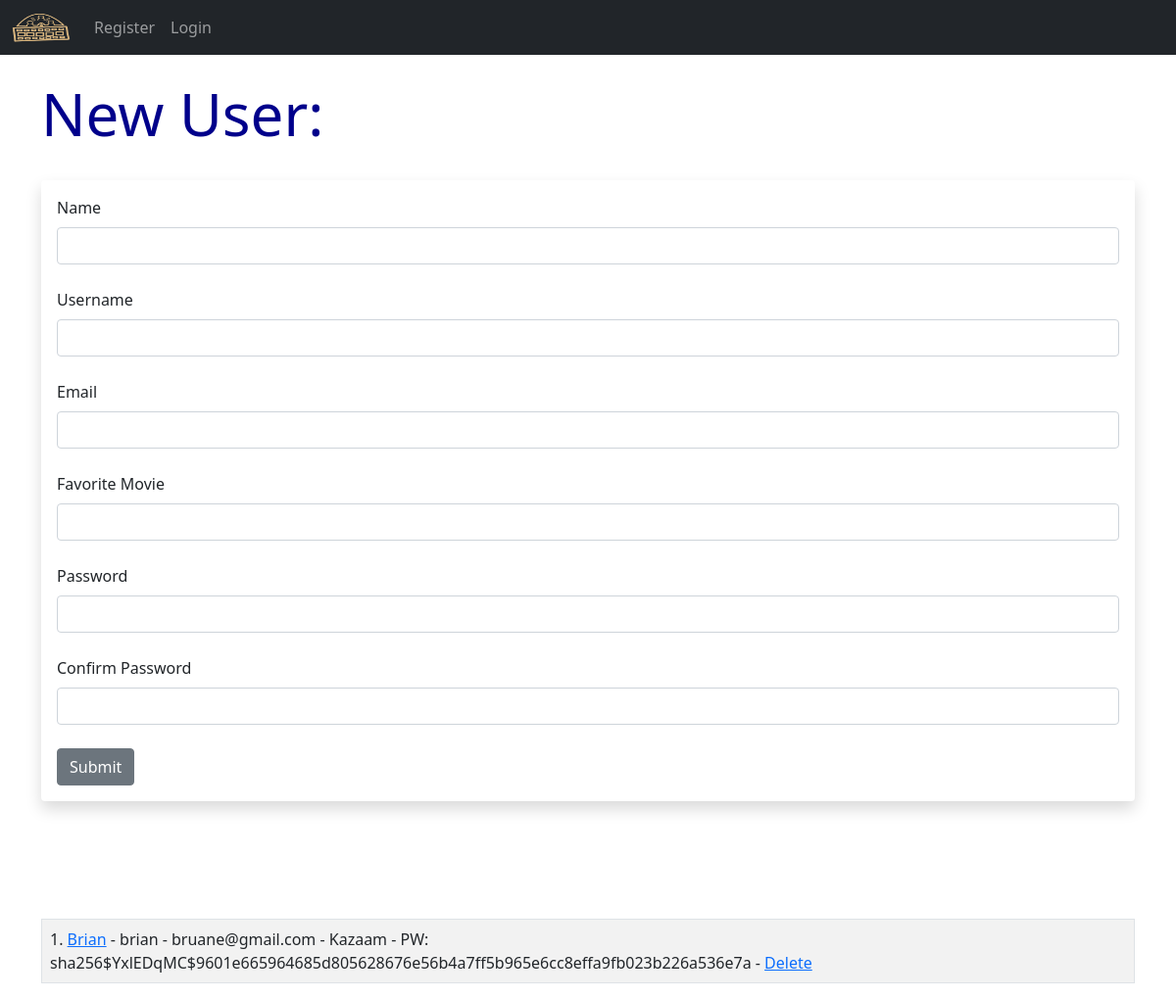
The page /user/add on the database as committed earlier.
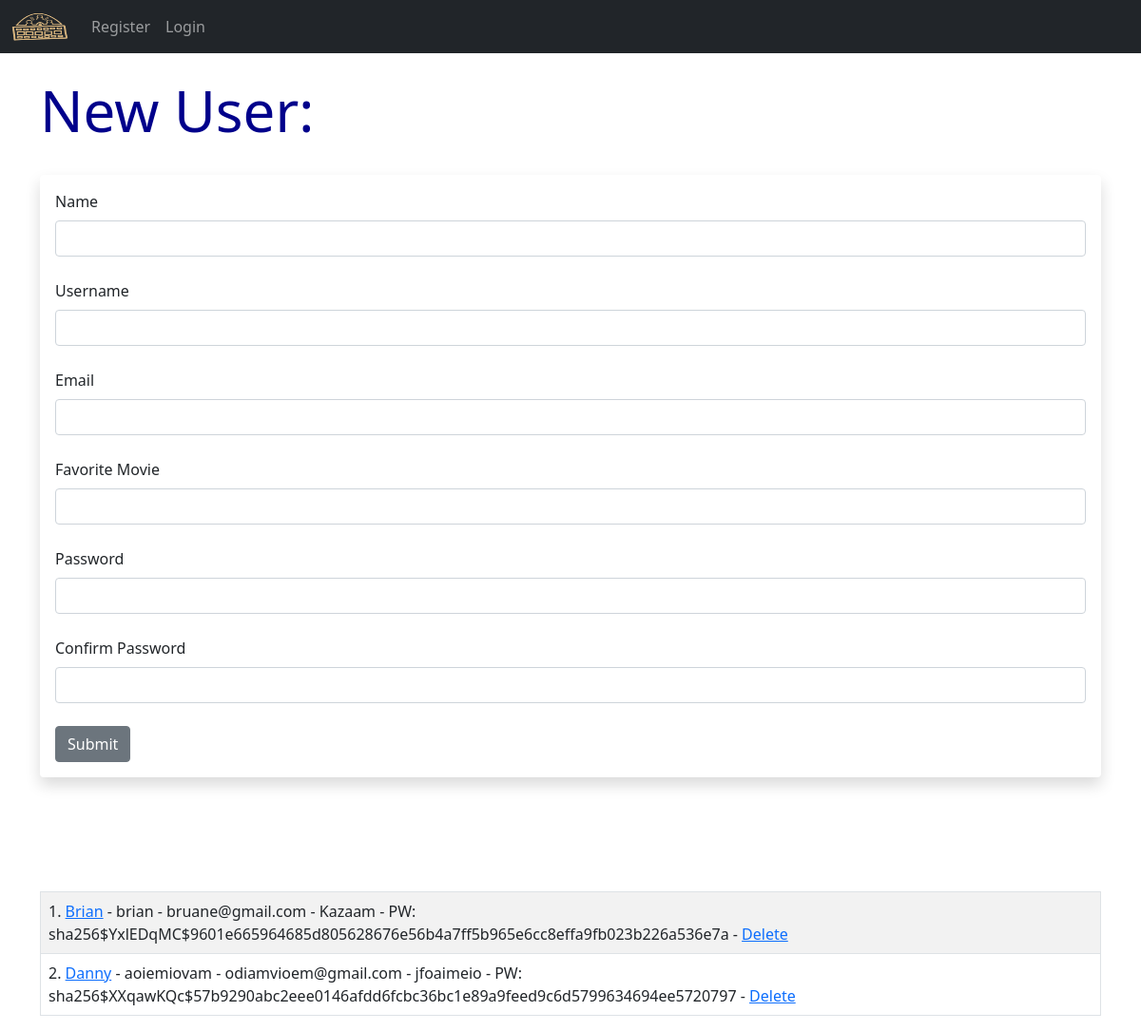
The same page on the database as committed later.
### app.py (models this page shows, shortened)
class Users(db.Model, UserMixin):
    id = db.Column(db.Integer, primary_key=True)
    username = db.Column(db.String(20), nullable=False, unique=True)
    name = db.Column(db.String(200), nullable=False)
    email = db.Column(db.String(120), nullable=False, unique=True)
    favorite_color = db.Column(db.String(120))
    about_author = db.Column(db.Text(), nullable=True)
    date_added = db.Column(db.DateTime, default=datetime.utcnow)
    profile_pic = db.Column(db.String(), nullable=True)
    password_hash = db.Column(db.String(128))
    posts = db.relationship('Posts', backref='poster')
    @property
    def password(self):
        raise AttributeError('password is not a readable attribute!')

### app.py (the view, shortened to what this page needs)
@app.route('/user/add', methods=['GET', 'POST'])
def add_user():
    name = None
    form = UserForm()
    our_users = Users.query.order_by(Users.date_added)
    return render_template("add_user.html",
                           form=form,
                           name=name,
                           our_users=our_users)

### webforms.py
class UserForm(FlaskForm):
    name = StringField("Name", validators=[DataRequired()])
    username = StringField("Username", validators=[DataRequired()])
    email = StringField("Email", validators=[DataRequired()])
    favorite_color = StringField("Favorite Movie")
    about_author = TextAreaField("About Author")
    password_hash = PasswordField('Password', validators=[DataRequired(), EqualTo(
        'password_hash2', message='Passwords Must Match!')])
    password_hash2 = PasswordField(
        'Confirm Password', validators=[DataRequired()])
    profile_pic = FileField("Profile Pic")
    submit = SubmitField("Submit")

class SearchForm(FlaskForm):
    searched = StringField("Searched", validators=[DataRequired()])
    submit = SubmitField("Submit")

### app.py (called while the page is built)
@app.context_processor
def base():
    form = SearchForm()
    return dict(form=form)

### templates/add_user.html (shortened to what this page needs)
{% extends 'base.html' %} {% block content %}  {% if name %}
<h1>User Added!</h1>
<br /><br />
<table class="table table-hover table-bordered table-striped">
  {% for our_user in our_users %}
  <tr>
    <td>
      {{ our_user.id }}.
      <a href="{{ url_for('update', id=our_user.id)}}">{{ our_user.name }}</a> -
      {{ our_user.email }} - {{ our_user.favorite_color }} -
      <a href="{{ url_for('delete', id=our_user.id)}}">Delete</a>
    </td>
  </tr>
  {% endfor %}
</table>
{% else %}
<h1>New User:</h1>
<br />
<div class="shadow p-3 mb-5 bg-body rounded">
  <form method="POST">
    {{ form.hidden_tag() }} {{ form.name.label(class="form-label") }} {{
    form.name(class="form-control") }}
    <br />
    {{ form.username.label(class="form-label") }} {{
    form.username(class="form-control") }}
    <br />
    {{ form.email.label(class="form-label") }} {{
    form.email(class="form-control") }}
    <br />
    {{ form.favorite_color.label(class="form-label") }} {{
    form.favorite_color(class="form-control") }}
    <br />
    {{ form.password_hash.label(class="form-label") }} {{
    form.password_hash(class="form-control") }}
    <br />
    {{ form.password_hash2.label(class="form-label") }} {{
    form.password_hash2(class="form-control") }}
    <br />
    {{ form.submit(class="btn btn-secondary") }}
  </form>
</div>
<br /><br /><br />
<table class="table table-hover table-bordered table-striped">
  {% for our_user in our_users %}
  <tr>
    <td>
      {{ our_user.id }}.
      <a href="{{ url_for('update', id=our_user.id)}}">{{ our_user.name }}</a> -
      {{our_user.username }} - {{ our_user.email }} - {{ our_user.favorite_color
      }} - PW: {{ our_user.password_hash }} -
      <a href="{{ url_for('delete', id=our_user.id)}}">Delete</a>
    </td>
  </tr>
  {% endfor %}
</table>
{% endif %} {% endblock %}

### templates/base.html (shortened to what this page needs)
<!doctype html>
<html lang="en">
  <head>
    <link href="https://cdn.jsdelivr.net/npm/bootstrap@5.0.0-beta1/dist/css/bootstrap.min.css" rel="stylesheet">
    <link href="{{ url_for('static', filename='css/style.css') }}" rel="stylesheet">
  </head>
  <body>
  	{% include 'navbar.html' %}
  	<br/>
  	<div class="container">
		{% block content %}
		{% endblock %}
	</div>
  </body>
</html>

### templates/navbar.html (shortened to what this page needs)
<nav class="navbar navbar-expand-lg navbar-dark bg-dark">
  <div class="container-fluid">
    <a href="{{url_for('index')}}"><img class="navbar-brand" src="/static/images/head.png" alt="CinnaBuddy" style="width:60px;height:40px;"></a>
    <div class="collapse navbar-collapse" id="navbarSupportedContent">
      <ul class="navbar-nav me-auto mb-2 mb-lg-0">
        {% if current_user.is_authenticated %}
        <li class="nav-item">
          <a class="nav-link" href="{{ url_for('dashboard')}}">Dashboard</a>
        </li>
        {% if current_user.id == 1 %}
        <li class="nav-item">
          <a class="nav-link" href="{{ url_for('admin')}}">Admin</a>
        </li>
        {% endif %}
        <li class="nav-item">
          <a class="nav-link" href="{{ url_for('logout')}}">Logout</a>
        </li>
        {% else %}
        <li class="nav-item">
          <a class="nav-link" href="{{ url_for('add_user')}}">Register</a>
        </li>
        <li class="nav-item">
          <a class="nav-link" href="{{ url_for('login')}}">Login</a>
        </li>
        {% endif %}
      </ul>
    </div>
  </div>
</nav>

### static/css/style.css (style rules this page uses)
h1 { color: darkblue; font-size:60px; }
body { background: #000000; background: url("/static/images/logo.png"); }

Rows that differ between the two databases and show on the page:
added Users: id "2", name "Danny", username "aoiemiovam", email "odiamvioem@gmail.com", favorite_color "jfoaimeio", password_hash "sha256$XXqawKQc$57b9290abc2eee0146afdd6fcbc36bc1e89a9feed9c6d5799634694ee5720797"
